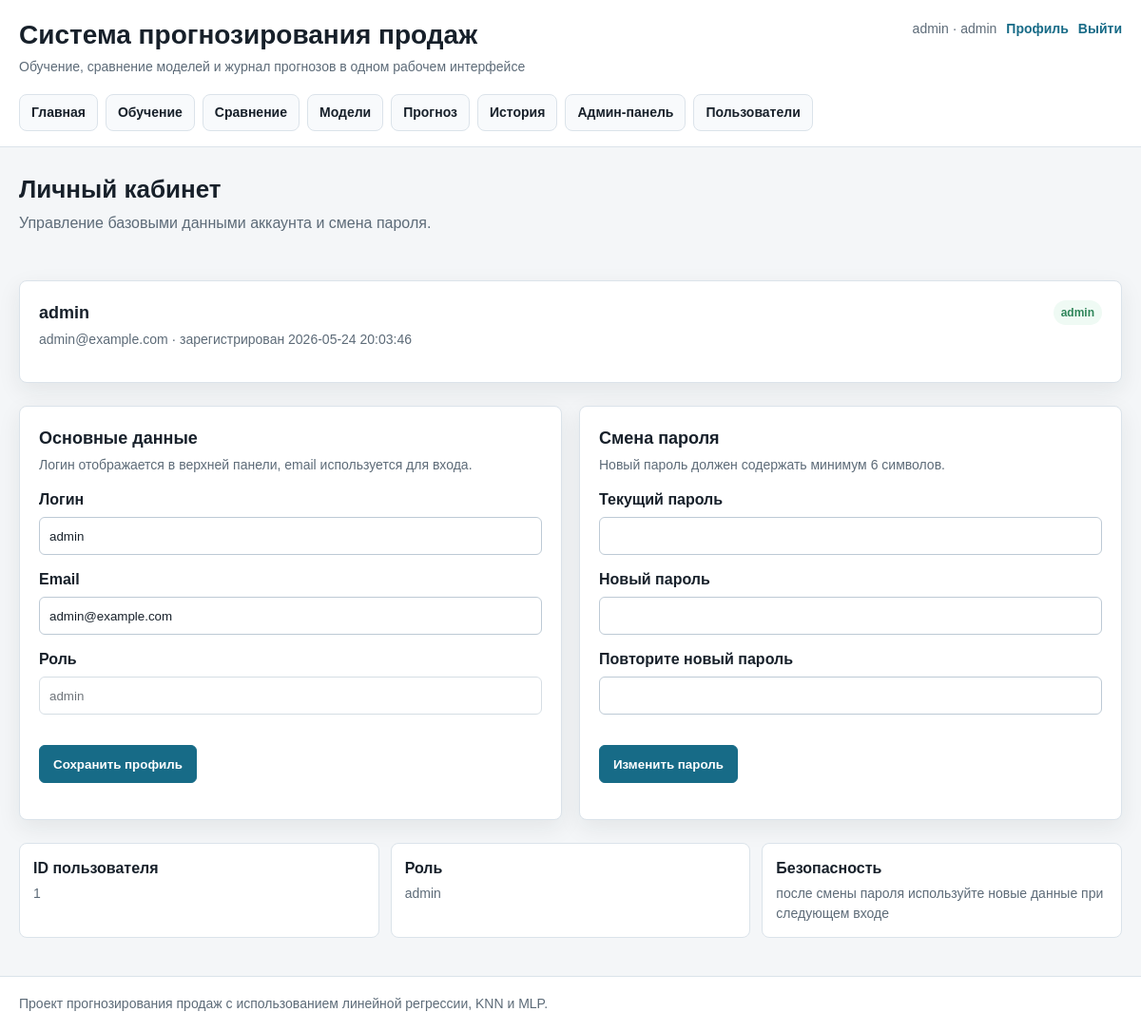
Screenshot of /profile (signed in) with the database file from the repository.
### tables this page shows
CREATE TABLE users (
            id INTEGER PRIMARY KEY AUTOINCREMENT,
            username TEXT NOT NULL UNIQUE,
            email TEXT NOT NULL UNIQUE,
            password_hash TEXT NOT NULL,
            role TEXT NOT NULL DEFAULT 'analyst',
            created_at TEXT NOT NULL
        );

### app/auth.py (the view, shortened to what this page needs)
@auth_bp.route("/profile", methods=["GET", "POST"])
@login_required
def profile():
    db_path = current_app.config["DATABASE_PATH"]
    user_id = session.get("user_id")
    user = get_user_by_id(db_path, user_id)
    if not user:
        session.clear()
        flash("Пользователь не найден. Войдите снова.", "danger")
        return redirect(url_for("auth.login"))
    refreshed_user = get_user_by_id(db_path, user_id)
    return render_template("profile.html", user=refreshed_user)

### app/database/db.py (called while the page is built)
def get_connection(db_path: str):
    conn = sqlite3.connect(db_path)
    conn.row_factory = sqlite3.Row
    return conn

def get_user_by_id(db_path: str, user_id: int):
    conn = get_connection(db_path)
    cursor = conn.cursor()
    cursor.execute("SELECT * FROM users WHERE id = ?", (user_id,))
    row = cursor.fetchone()
    conn.close()
    return row

### app/templates/profile.html (shortened to what this page needs)
{% extends "base.html" %}
{% block content %}
<section class="dashboard-section">
    <div class="page-header">
        <div>
            <h2>Личный кабинет</h2>
            <p>Управление базовыми данными аккаунта и смена пароля.</p>
        </div>
    </div>
    <div class="info-panel">
        <div class="panel-heading">
            <div>
                <h3>{{ user["username"] }}</h3>
                <p>{{ user["email"] }} · зарегистрирован {{ user["created_at"] }}</p>
            </div>
            <span class="status-badge status-{{ 'success' if user['role'] == 'admin' else 'trained' }}">{{ user["role"] }}</span>
        </div>
    </div>
    <div class="dashboard-grid">
        <div class="dashboard-card">
            <div class="panel-heading">
                <div>
                    <h3>Основные данные</h3>
                    <p>Логин отображается в верхней панели, email используется для входа.</p>
                </div>
            </div>
            <form method="POST">
                <div class="form-field">
                    <label for="username">Логин</label>
                    <input type="text" name="username" id="username" value="{{ user['username'] }}" minlength="3" required>
                </div>
                <div class="form-field">
                    <label for="email">Email</label>
                    <input type="email" name="email" id="email" value="{{ user['email'] }}" required>
                </div>
                <div class="form-field">
                    <label for="role">Роль</label>
                    <input type="text" id="role" value="{{ user['role'] }}" disabled>
                </div>
                <div class="actions-row">
                    <button type="submit">Сохранить профиль</button>
                </div>
            </form>
        </div>
        <div class="dashboard-card">
            <div class="panel-heading">
                <div>
                    <h3>Смена пароля</h3>
                    <p>Новый пароль должен содержать минимум 6 символов.</p>
                </div>
            </div>
            <form method="POST">
                <div class="form-field">
                    <label for="current_password">Текущий пароль</label>
                    <input type="password" name="current_password" id="current_password" required>
                </div>
                <div class="form-field">
                    <label for="new_password">Новый пароль</label>
                    <input type="password" name="new_password" id="new_password" minlength="6" required>
                </div>
                <div class="form-field">
                    <label for="confirm_password">Повторите новый пароль</label>
                    <input type="password" name="confirm_password" id="confirm_password" minlength="6" required>
                </div>
                <div class="actions-row">
                    <button type="submit">Изменить пароль</button>
                </div>
            </form>
        </div>
    </div>
    <div class="info-strip">
        <div>
            <strong>ID пользователя</strong>
            <span>{{ user["id"] }}</span>
        </div>
        <div>
            <strong>Роль</strong>
            <span>{{ user["role"] }}</span>
        </div>
        <div>
            <strong>Безопасность</strong>
            <span>после смены пароля используйте новые данные при следующем входе</span>
        </div>
    </div>
</section>
{% endblock %}

### app/static/css/style.css (style rules this page uses)
:root { --bg: #f4f6f8; --surface: #ffffff; --surface-muted: #f8fafc; --border: #dbe3ea; --border-strong: #bdcad5; --text: #17202a; --muted: #5d6b78; --primary: #176b87; --primary-dark: #104f63; --success: #2f855a; --danger: #b42318; --warning: #b7791f; --info: #2457a6; --shadow: 0 8px 24px rgba(23, 32, 42, 0.08); }
* { box-sizing: border-box; }
body { margin: 0; background: var(--bg); color: var(--text); font-family: Arial, sans-serif; line-height: 1.5; }
.page-header { display: flex; align-items: flex-start; justify-content: space-between; gap: 20px; margin-bottom: 24px; }
.page-header h2, .section-title { margin: 0; font-size: 26px; line-height: 1.25; }
.page-header p { max-width: 780px; margin: 8px 0 0; color: var(--muted); }
.panel, .dashboard-card, .info-panel, .result-panel, .auth-panel { background: var(--surface); border: 1px solid var(--border); border-radius: 8px; box-shadow: var(--shadow); }
.dashboard-section { display: grid; gap: 24px; }
.dashboard-grid, .stats-grid { display: grid; grid-template-columns: repeat(2, minmax(0, 1fr)); gap: 18px; }
.info-strip { display: grid; grid-template-columns: repeat(3, minmax(0, 1fr)); gap: 12px; }
.info-strip > div { padding: 14px; border: 1px solid var(--border); border-radius: 8px; background: var(--surface); }
.info-strip strong, .info-strip span { display: block; }
.info-strip span { margin-top: 4px; color: var(--muted); font-size: 14px; }
.dashboard-card, .info-panel, .result-panel { padding: 20px; }
.dashboard-card h3, .info-panel h3, .result-panel h3 { margin: 0 0 10px; font-size: 18px; }
.dashboard-card p, .info-panel p, .result-panel p { margin: 0 0 14px; color: var(--muted); }
.panel-heading { display: flex; align-items: flex-start; justify-content: space-between; gap: 16px; margin-bottom: 14px; }
.panel-heading h3, .panel-heading p { margin: 0; }
.panel-heading h3 { font-size: 18px; }
.panel-heading p { margin-top: 4px; color: var(--muted); font-size: 14px; }
.actions-row { display: flex; flex-wrap: wrap; gap: 10px; align-items: center; margin: 18px 0; }
.auth-panel form, .dashboard-card form, .panel form { display: grid; gap: 14px; }
.form-field { display: grid; gap: 6px; }
.form-field label { color: var(--text); font-weight: 700; }
input, select { width: 100%; min-height: 40px; padding: 8px 10px; border: 1px solid var(--border-strong); border-radius: 6px; background: #fff; color: var(--text); }
.button, button { display: inline-flex; align-items: center; justify-content: center; min-height: 40px; padding: 9px 14px; border: 1px solid var(--primary); border-radius: 6px; background: var(--primary); color: #fff; font-weight: 700; cursor: pointer; }
button:disabled, select:disabled, input:disabled { cursor: not-allowed; opacity: 0.62; }
.status-badge { flex: 0 0 auto; padding: 4px 8px; border-radius: 999px; font-size: 12px; font-style: normal; font-weight: 700; white-space: nowrap; }
.status-trained, .status-success { background: #effaf4; color: var(--success); }

### rows the page displays
users: username "admin", email "admin@example.com", created_at "2026-05-24 20:03:46", role "admin", id "1"

### other values shown
{{ session.get("username") }} "admin"
{{ session.get("user_role") }} "admin"
